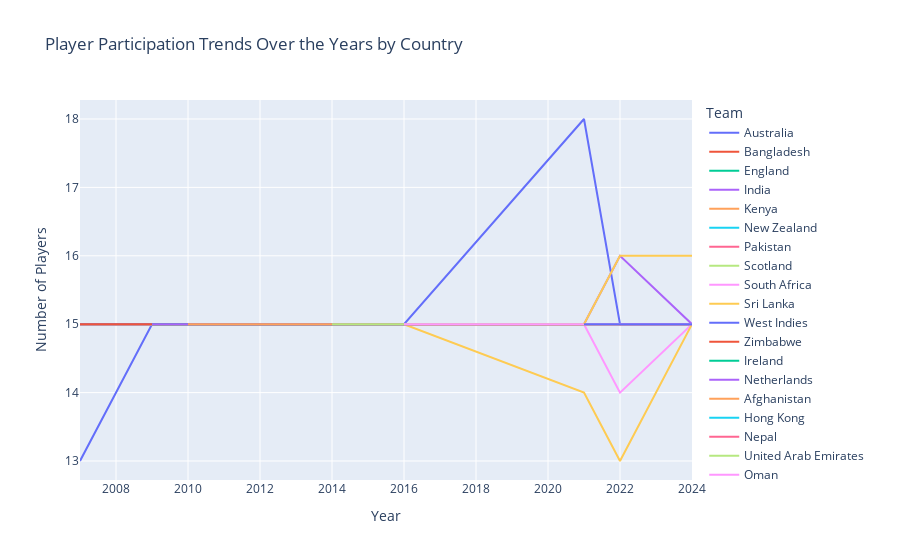

The notebook cell this image was saved under:
### Code cell
import plotly.express as px

# Line plot for player participation trends over the years
fig = px.line(player_participation_trends, 
              x='Year', 
              y='Player Count', 
              color='Team', 
              title='Player Participation Trends Over the Years by Country',
              labels={'Player Count': 'Number of Players', 'Year': 'Year'},
              template='plotly')

# Show the interactive plot
fig.show()

### Figure 1 — Plotly figure (JSON) as saved in the notebook; plotly's stock layout.template omitted (floating-point values rounded to 4 significant figures)
{"data": [{"hovertemplate": "Team=Australia<br>Year=%{x}<br>Number of Players=%{y}<extra></extra>", "legendgroup": "Australia", "line": {"color": "#636efa", "dash": "solid"}, "marker": {"symbol": "circle"}, "mode": "lines", "name": "Australia", "orientation": "v", "showlegend": true, "type": "scatter", "visible": true, "x": [2007, 2009, 2010, 2012, 2014, 2016, 2021, 2022, 2024], "xaxis": "x", "y": [13, 15, 15, 15, 15, 15, 18, 15, 15], "yaxis": "y"}, {"hovertemplate": "Team=Bangladesh<br>Year=%{x}<br>Number of Players=%{y}<extra></extra>", "legendgroup": "Bangladesh", "line": {"color": "#EF553B", "dash": "solid"}, "marker": {"symbol": "circle"}, "mode": "lines", "name": "Bangladesh", "orientation": "v", "showlegend": true, "type": "scatter", "visible": true, "x": [2007, 2009, 2010, 2012, 2014, 2016, 2021, 2022, 2024], "xaxis": "x", "y": [15, 15, 15, 15, 15, 15, 15, 15, 15], "yaxis": "y"}, {"hovertemplate": "Team=England<br>Year=%{x}<br>Number of Players=%{y}<extra></extra>", "legendgroup": "England", "line": {"color": "#00cc96", "dash": "solid"}, "marker": {"symbol": "circle"}, "mode": "lines", "name": "England", "orientation": "v", "showlegend": true, "type": "scatter", "visible": true, "x": [2007, 2009, 2010, 2012, 2014, 2016, 2021, 2022, 2024], "xaxis": "x", "y": [15, 15, 15, 15, 15, 15, 15, 15, 15], "yaxis": "y"}, {"hovertemplate": "Team=India<br>Year=%{x}<br>Number of Players=%{y}<extra></extra>", "legendgroup": "India", "line": {"color": "#ab63fa", "dash": "solid"}, "marker": {"symbol": "circle"}, "mode": "lines", "name": "India", "orientation": "v", "showlegend": true, "type": "scatter", "visible": true, "x": [2007, 2009, 2010, 2012, 2014, 2016, 2021, 2022, 2024], "xaxis": "x", "y": [15, 15, 15, 15, 15, 15, 15, 15, 15], "yaxis": "y"}, {"hovertemplate": "Team=Kenya<br>Year=%{x}<br>Number of Players=%{y}<extra></extra>", "legendgroup": "Kenya", "line": {"color": "#FFA15A", "dash": "solid"}, "marker": {"symbol": "circle"}, "mode": "lines", "name": "Kenya", "orientation": "v", "showlegend": true, "type": "scatter", "visible": true, "x": [2007], "xaxis": "x", "y": [15], "yaxis": "y"}, {"hovertemplate": "Team=New Zealand<br>Year=%{x}<br>Number of Players=%{y}<extra></extra>", "legendgroup": "New Zealand", "line": {"color": "#19d3f3", "dash": "solid"}, "marker": {"symbol": "circle"}, "mode": "lines", "name": "New Zealand", "orientation": "v", "showlegend": true, "type": "scatter", "visible": true, "x": [2007, 2009, 2010, 2012, 2014, 2016, 2021, 2022, 2024], "xaxis": "x", "y": [15, 15, 15, 15, 15, 15, 15, 15, 15], "yaxis": "y"}, {"hovertemplate": "Team=Pakistan<br>Year=%{x}<br>Number of Players=%{y}<extra></extra>", "legendgroup": "Pakistan", "line": {"color": "#FF6692", "dash": "solid"}, "marker": {"symbol": "circle"}, "mode": "lines", "name": "Pakistan", "orientation": "v", "showlegend": true, "type": "scatter", "visible": true, "x": [2007, 2009, 2010, 2012, 2014, 2016, 2021, 2022, 2024], "xaxis": "x", "y": [15, 15, 15, 15, 15, 15, 15, 15, 15], "yaxis": "y"}, {"hovertemplate": "Team=Scotland<br>Year=%{x}<br>Number of Players=%{y}<extra></extra>", "legendgroup": "Scotland", "line": {"color": "#B6E880", "dash": "solid"}, "marker": {"symbol": "circle"}, "mode": "lines", "name": "Scotland", "orientation": "v", "showlegend": true, "type": "scatter", "visible": true, "x": [2007, 2009, 2016, 2021, 2022, 2024], "xaxis": "x", "y": [15, 15, 15, 15, 15, 15], "yaxis": "y"}, {"hovertemplate": "Team=South Africa<br>Year=%{x}<br>Number of Players=%{y}<extra></extra>", "legendgroup": "South Africa", "line": {"color": "#FF97FF", "dash": "solid"}, "marker": {"symbol": "circle"}, "mode": "lines", "name": "South Africa", "orientation": "v", "showlegend": true, "type": "scatter", "visible": true, "x": [2007, 2009, 2010, 2012, 2014, 2016, 2021, 2022, 2024], "xaxis": "x", "y": [15, 15, 15, 15, 15, 15, 15, 14, 15], "yaxis": "y"}, {"hovertemplate": "Team=Sri Lanka<br>Year=%{x}<br>Number of Players=%{y}<extra></extra>", "legendgroup": "Sri Lanka", "line": {"color": "#FECB52", "dash": "solid"}, "marker": {"symbol": "circle"}, "mode": "lines", "name": "Sri Lanka", "orientation": "v", "showlegend": true, "type": "scatter", "visible": true, "x": [2007, 2009, 2010, 2012, 2014, 2016, 2021, 2022, 2024], "xaxis": "x", "y": [15, 15, 15, 15, 15, 15, 14, 13, 15], "yaxis": "y"}, {"hovertemplate": "Team=West Indies<br>Year=%{x}<br>Number of Players=%{y}<extra></extra>", "legendgroup": "West Indies", "line": {"color": "#636efa", "dash": "solid"}, "marker": {"symbol": "circle"}, "mode": "lines", "name": "West Indies", "orientation": "v", "showlegend": true, "type": "scatter", "visible": true, "x": [2007, 2009, 2010, 2012, 2014, 2016, 2021, 2022, 2024], "xaxis": "x", "y": [15, 15, 15, 15, 15, 15, 15, 15, 15], "yaxis": "y"}, {"hovertemplate": "Team=Zimbabwe<br>Year=%{x}<br>Number of Players=%{y}<extra></extra>", "legendgroup": "Zimbabwe", "line": {"color": "#EF553B", "dash": "solid"}, "marker": {"symbol": "circle"}, "mode": "lines", "name": "Zimbabwe", "orientation": "v", "showlegend": true, "type": "scatter", "visible": true, "x": [2007, 2010, 2012, 2014, 2016, 2022], "xaxis": "x", "y": [15, 15, 15, 15, 15, 15], "yaxis": "y"}, {"hovertemplate": "Team=Ireland<br>Year=%{x}<br>Number of Players=%{y}<extra></extra>", "legendgroup": "Ireland", "line": {"color": "#00cc96", "dash": "solid"}, "marker": {"symbol": "circle"}, "mode": "lines", "name": "Ireland", "orientation": "v", "showlegend": true, "type": "scatter", "visible": true, "x": [2009, 2010, 2012, 2014, 2016, 2021, 2022, 2024], "xaxis": "x", "y": [15, 15, 15, 15, 15, 15, 15, 15], "yaxis": "y"}, {"hovertemplate": "Team=Netherlands<br>Year=%{x}<br>Number of Players=%{y}<extra></extra>", "legendgroup": "Netherlands", "line": {"color": "#ab63fa", "dash": "solid"}, "marker": {"symbol": "circle"}, "mode": "lines", "name": "Netherlands", "orientation": "v", "showlegend": true, "type": "scatter", "visible": true, "x": [2009, 2014, 2016, 2021, 2022, 2024], "xaxis": "x", "y": [15, 15, 15, 15, 16, 15], "yaxis": "y"}, {"hovertemplate": "Team=Afghanistan<br>Year=%{x}<br>Number of Players=%{y}<extra></extra>", "legendgroup": "Afghanistan", "line": {"color": "#FFA15A", "dash": "solid"}, "marker": {"symbol": "circle"}, "mode": "lines", "name": "Afghanistan", "orientation": "v", "showlegend": true, "type": "scatter", "visible": true, "x": [2010, 2012, 2014, 2016, 2021, 2022, 2024], "xaxis": "x", "y": [15, 15, 15, 15, 15, 15, 15], "yaxis": "y"}, {"hovertemplate": "Team=Hong Kong<br>Year=%{x}<br>Number of Players=%{y}<extra></extra>", "legendgroup": "Hong Kong", "line": {"color": "#19d3f3", "dash": "solid"}, "marker": {"symbol": "circle"}, "mode": "lines", "name": "Hong Kong", "orientation": "v", "showlegend": true, "type": "scatter", "visible": true, "x": [2014, 2016], "xaxis": "x", "y": [15, 15], "yaxis": "y"}, {"hovertemplate": "Team=Nepal<br>Year=%{x}<br>Number of Players=%{y}<extra></extra>", "legendgroup": "Nepal", "line": {"color": "#FF6692", "dash": "solid"}, "marker": {"symbol": "circle"}, "mode": "lines", "name": "Nepal", "orientation": "v", "showlegend": true, "type": "scatter", "visible": true, "x": [2014, 2024], "xaxis": "x", "y": [15, 15], "yaxis": "y"}, {"hovertemplate": "Team=United Arab Emirates<br>Year=%{x}<br>Number of Players=%{y}<extra></extra>", "legendgroup": "United Arab Emirates", "line": {"color": "#B6E880", "dash": "solid"}, "marker": {"symbol": "circle"}, "mode": "lines", "name": "United Arab Emirates", "orientation": "v", "showlegend": true, "type": "scatter", "visible": true, "x": [2014, 2022], "xaxis": "x", "y": [15, 15], "yaxis": "y"}, {"hovertemplate": "Team=Oman<br>Year=%{x}<br>Number of Players=%{y}<extra></extra>", "legendgroup": "Oman", "line": {"color": "#FF97FF", "dash": "solid"}, "marker": {"symbol": "circle"}, "mode": "lines", "name": "Oman", "orientation": "v", "showlegend": true, "type": "scatter", "visible": true, "x": [2016, 2021, 2024], "xaxis": "x", "y": [15, 15, 15], "yaxis": "y"}, {"hovertemplate": "Team=Namibia<br>Year=%{x}<br>Number of Players=%{y}<extra></extra>", "legendgroup": "Namibia", "line": {"color": "#FECB52", "dash": "solid"}, "marker": {"symbol": "circle"}, "mode": "lines", "name": "Namibia", "orientation": "v", "showlegend": true, "type": "scatter", "visible": true, "x": [2021, 2022, 2024], "xaxis": "x", "y": [15, 16, 16], "yaxis": "y"}, {"hovertemplate": "Team=Papua New Guinea<br>Year=%{x}<br>Number of Players=%{y}<extra></extra>", "legendgroup": "Papua New Guinea", "line": {"color": "#636efa", "dash": "solid"}, "marker": {"symbol": "circle"}, "mode": "lines", "name": "Papua New Guinea", "orientation": "v", "showlegend": true, "type": "scatter", "visible": true, "x": [2021, 2024], "xaxis": "x", "y": [15, 15], "yaxis": "y"}, {"hovertemplate": "Team=Canada<br>Year=%{x}<br>Number of Players=%{y}<extra></extra>", "legendgroup": "Canada", "line": {"color": "#EF553B", "dash": "solid"}, "marker": {"symbol": "circle"}, "mode": "lines", "name": "Canada", "orientation": "v", "showlegend": true, "type": "scatter", "visible": true, "x": [2024], "xaxis": "x", "y": [15], "yaxis": "y"}, {"hovertemplate": "Team=Uganda<br>Year=%{x}<br>Number of Players=%{y}<extra></extra>", "legendgroup": "Uganda", "line": {"color": "#00cc96", "dash": "solid"}, "marker": {"symbol": "circle"}, "mode": "lines", "name": "Uganda", "orientation": "v", "showlegend": true, "type": "scatter", "visible": true, "x": [2024], "xaxis": "x", "y": [15], "yaxis": "y"}, {"hovertemplate": "Team=United States of America<br>Year=%{x}<br>Number of Players=%{y}<extra></extra>", "legendgroup": "United States of America", "line": {"color": "#ab63fa", "dash": "solid"}, "marker": {"symbol": "circle"}, "mode": "lines", "name": "United States of America", "orientation": "v", "showlegend": true, "type": "scatter", "visible": true, "x": [2024], "xaxis": "x", "y": [15], "yaxis": "y"}], "layout": {"autosize": true, "legend": {"title": {"text": "Team"}, "tracegroupgap": 0}, "title": {"text": "Player Participation Trends Over the Years by Country"}, "xaxis": {"anchor": "y", "autorange": true, "domain": [0, 1], "range": [2007, 2024], "title": {"text": "Year"}, "type": "linear"}, "yaxis": {"anchor": "x", "autorange": true, "domain": [0, 1], "range": [12.72, 18.28], "title": {"text": "Number of Players"}, "type": "linear"}}}
